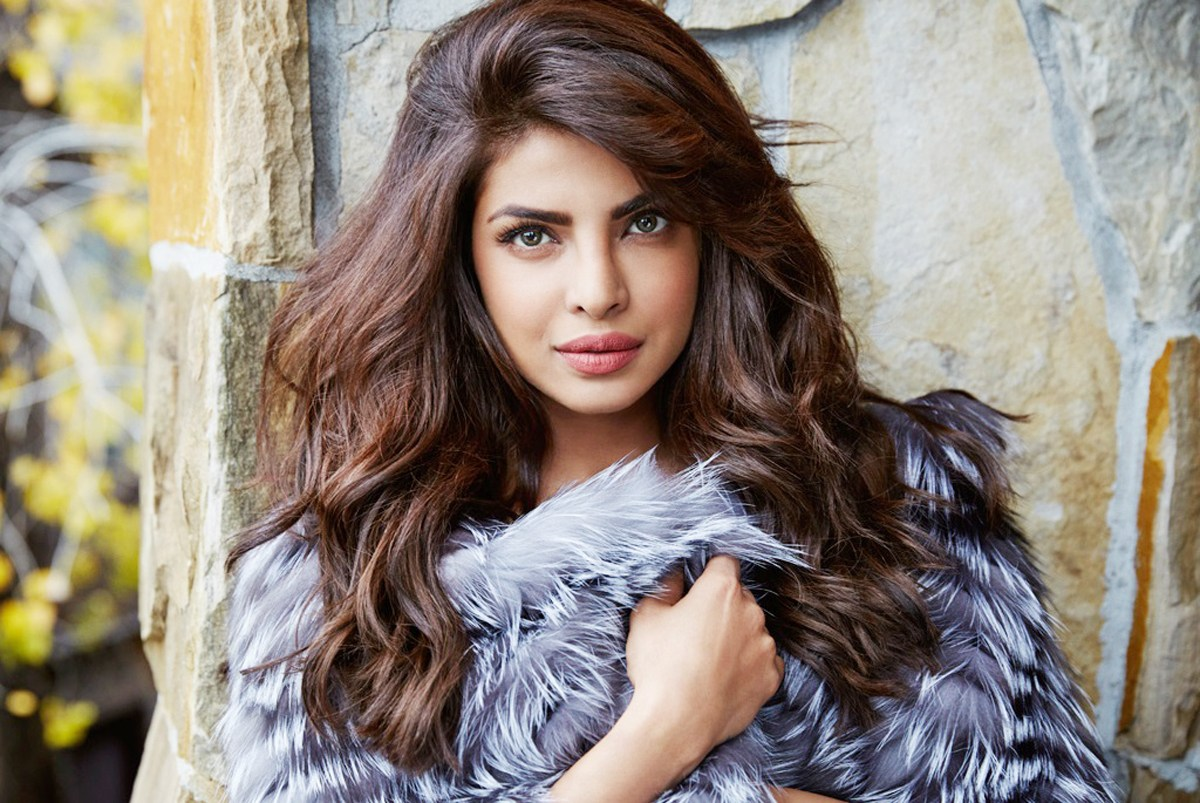
#> input picture traning_photo/0/priyanka-chopra-full-hd-image.jpg, 1200 x 803 px, found by its file name
$ python face_recog.py
#> lines starting #> are read from the running program, lines starting #| are printed output that depends on the picture
import cv2
import os
import numpy as np

def faceDetection(test_img):
    face_cascade=cv2.CascadeClassifier(r"F:\FaceRecognition-master\haarcascade_frontalface_default.xml")
    #gray_img = cv2.cvtColor(img,cv2.COLOR_BGR2GRAY)
    gray_img = cv2.cvtColor(test_img, cv2.COLOR_BGR2GRAY)
    facesd=face_cascade.detectMultiScale(gray_img, scaleFactor=1.05, minNeighbors=4)
    return facesd,gray_img

def labels_for_training_data(directory):
    faces=[]
    faceID=[]

    for path,subdirnames,filenames in os.walk(directory):
        for filename in filenames:
            if filename.startswith("."):
                print("Skipping system file")
                continue

            id=os.path.basename(path)
            img_path=os.path.join(path,filename)
            print("img_path:",img_path)
            print("id:",id)
            test_img=cv2.imread(img_path)
            if test_img is None:
                print("img not loaded properly")
                continue
            faces_rect,gray_img=faceDetection(test_img)
            if len(faces_rect)!=1:
                continue
            (x,y,w,h)=faces_rect[0]
            roi_gray=gray_img[y:y+w,x:x+h]
            faces.append(roi_gray)
            faceID.append(int(id))
    return faces,faceID

def train_classifier(faces,faceID):
    face_recognizer=cv2.face.LBPHFaceRecognizer_create()
    face_recognizer.train(faces,np.array(faceID))
    return face_recognizer

def draw_rect(test_img,face):
    (x,y,w,h)=face
    cv2.rectangle(test_img,(x, y),(x + w, y + h),(0, 255, 0), 3)

def put_text(test_img,text,x,y):
    cv2.putText(test_img,text,(x,y),cv2.FONT_HERSHEY_DUPLEX,5,(255,0,0),6)


test_img = cv2.imread(r"C:\face_recognize\traning_photo\0\priyanka-chopra-full-hd-image.jpg")
#> test_img is the input picture: shape (803, 1200, 3); mean B, G, R 124.9, 133.7, 144
faces_detected, gray_img = faceDetection(test_img)
#> in faceDetection, `gray_img = cv2.cvtColor(test_img, cv2.COLOR_BGR2GRAY)`:
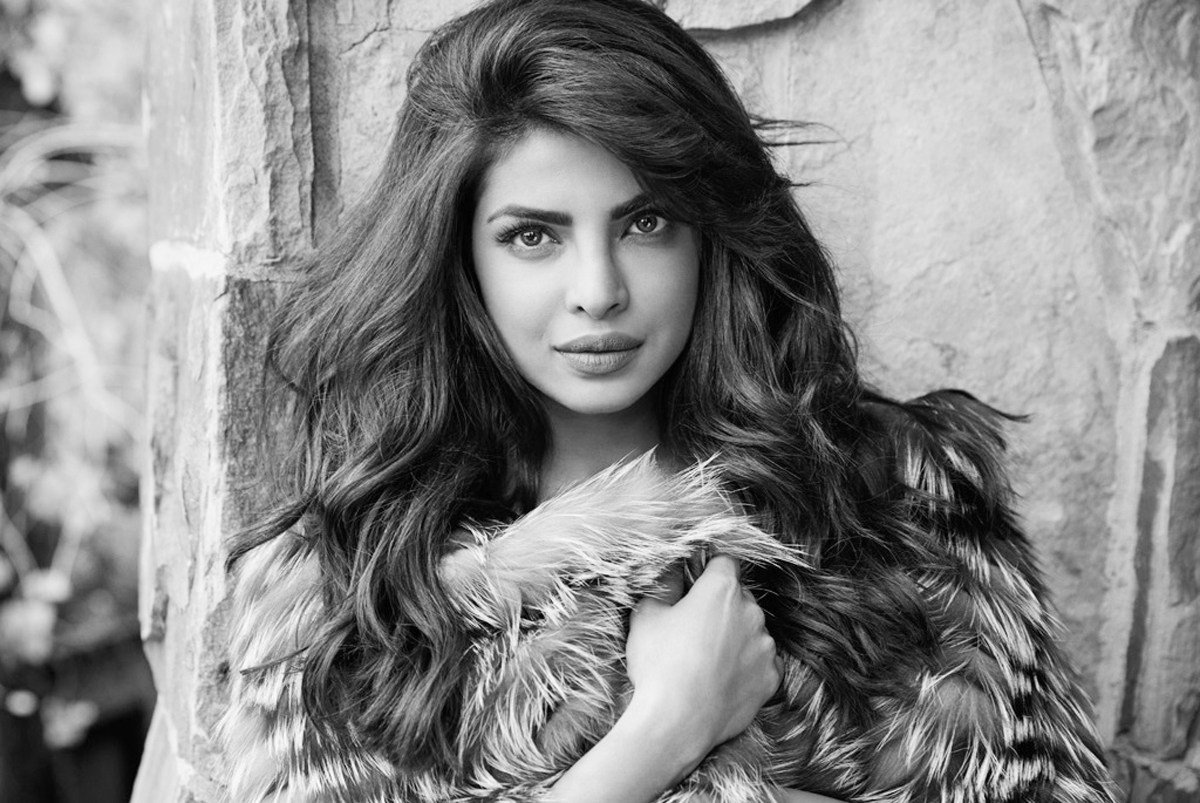
#> gray_img: shape (803, 1200); min 0, max 254, mean 135.8
#> in faceDetection, `facesd=face_cascade.detectMultiScale(gray_img, scaleFactor=1.05, minNe..`: facesd = [[40, 450, 66, 66], [198, 720, 69, 69], [347, 54, 70, 70], [39, 353, 93, 93], [143, 678, 101, 101], [219, 551, 112, 112], [451, 133, 264, 264]]
#> faces_detected has the same summary as facesd in faceDetection
print("faces_detected:", faces_detected)
#| faces_detected: [[ 40 450  66  66]
#|  [198 720  69  69]
#|  [347  54  70  70]
#|  [ 39 353  93  93]
#|  [143 678 101 101]
#|  [219 551 112 112]
#|  [451 133 264 264]]
